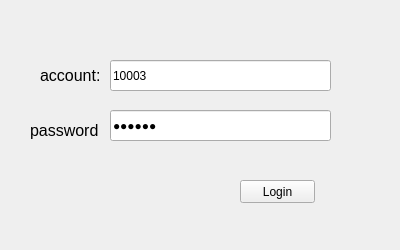
<?xml version="1.0" encoding="UTF-8"?>
<ui version="4.0">
 <class>ULoginForm</class>
 <widget class="QMainWindow" name="ULoginForm">
  <property name="geometry">
   <rect>
    <x>0</x>
    <y>0</y>
    <width>400</width>
    <height>250</height>
   </rect>
  </property>
  <property name="windowTitle">
   <string>Login</string>
  </property>
  <widget class="QWidget" name="centralWidget">
   <widget class="QPushButton" name="btn_login">
    <property name="geometry">
     <rect>
      <x>240</x>
      <y>180</y>
      <width>75</width>
      <height>23</height>
     </rect>
    </property>
    <property name="focusPolicy">
     <enum>Qt::NoFocus</enum>
    </property>
    <property name="text">
     <string>Login</string>
    </property>
   </widget>
   <widget class="QLineEdit" name="txt_account">
    <property name="geometry">
     <rect>
      <x>110</x>
      <y>60</y>
      <width>221</width>
      <height>31</height>
     </rect>
    </property>
    <property name="text">
     <string>10003</string>
    </property>
    <property name="placeholderText">
     <string>input your account</string>
    </property>
   </widget>
   <widget class="QLineEdit" name="txt_pwd">
    <property name="geometry">
     <rect>
      <x>110</x>
      <y>110</y>
      <width>221</width>
      <height>31</height>
     </rect>
    </property>
    <property name="text">
     <string>123456</string>
    </property>
    <property name="maxLength">
     <number>16</number>
    </property>
    <property name="echoMode">
     <enum>QLineEdit::Password</enum>
    </property>
    <property name="placeholderText">
     <string>input password</string>
    </property>
   </widget>
   <widget class="QLabel" name="lab_account">
    <property name="geometry">
     <rect>
      <x>40</x>
      <y>60</y>
      <width>81</width>
      <height>31</height>
     </rect>
    </property>
    <property name="font">
     <font>
      <family>Arial</family>
      <pointsize>12</pointsize>
      <weight>50</weight>
      <bold>false</bold>
     </font>
    </property>
    <property name="text">
     <string>account:</string>
    </property>
   </widget>
   <widget class="QLabel" name="lab_pwd">
    <property name="geometry">
     <rect>
      <x>30</x>
      <y>110</y>
      <width>81</width>
      <height>41</height>
     </rect>
    </property>
    <property name="font">
     <font>
      <family>Arial</family>
      <pointsize>12</pointsize>
      <weight>50</weight>
      <bold>false</bold>
     </font>
    </property>
    <property name="text">
     <string>password</string>
    </property>
   </widget>
  </widget>
 </widget>
 <layoutdefault spacing="6" margin="11"/>
 <resources/>
 <connections/>
</ui>
